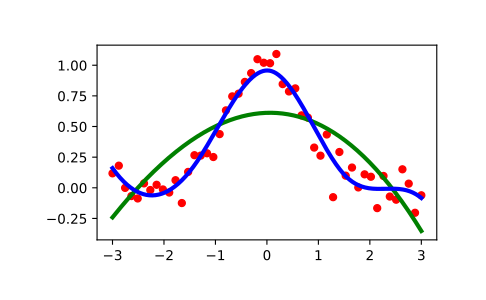

Reproduce this figure in Python.
import matplotlib.pyplot as plt
from scipy.interpolate import UnivariateSpline
rng = np.random.default_rng()
x = np.linspace(-3, 3, 50)
y = np.exp(-x**2) + 0.1 * rng.standard_normal(50)
plt.plot(x, y, 'ro', ms=5)

# Use the default value for the smoothing parameter:

spl = UnivariateSpline(x, y)
xs = np.linspace(-3, 3, 1000)
plt.plot(xs, spl(xs), 'g', lw=3)

# Manually change the amount of smoothing:

spl.set_smoothing_factor(0.5)
plt.plot(xs, spl(xs), 'b', lw=3)
plt.show()
